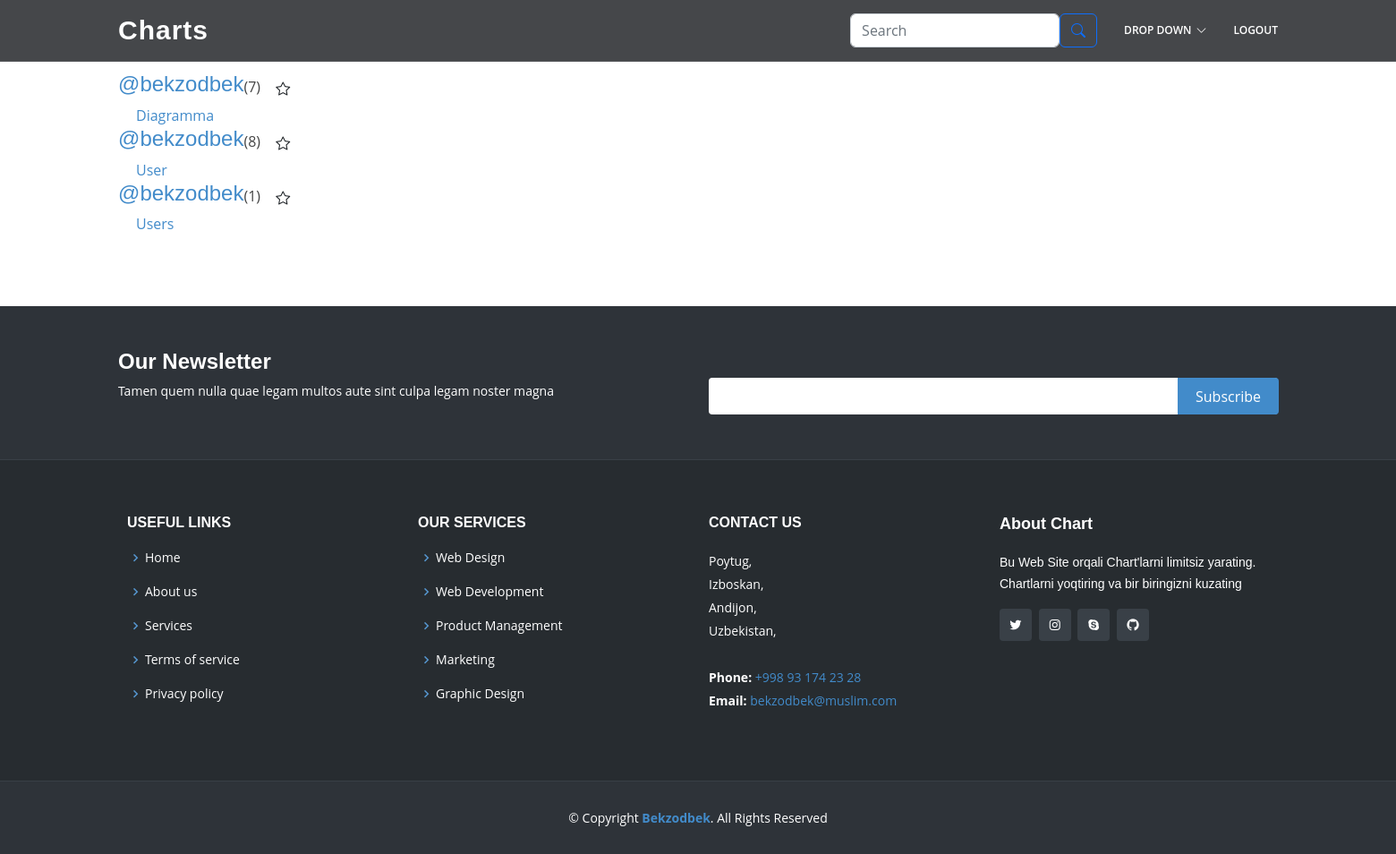
The app's page / (signed in), older data.
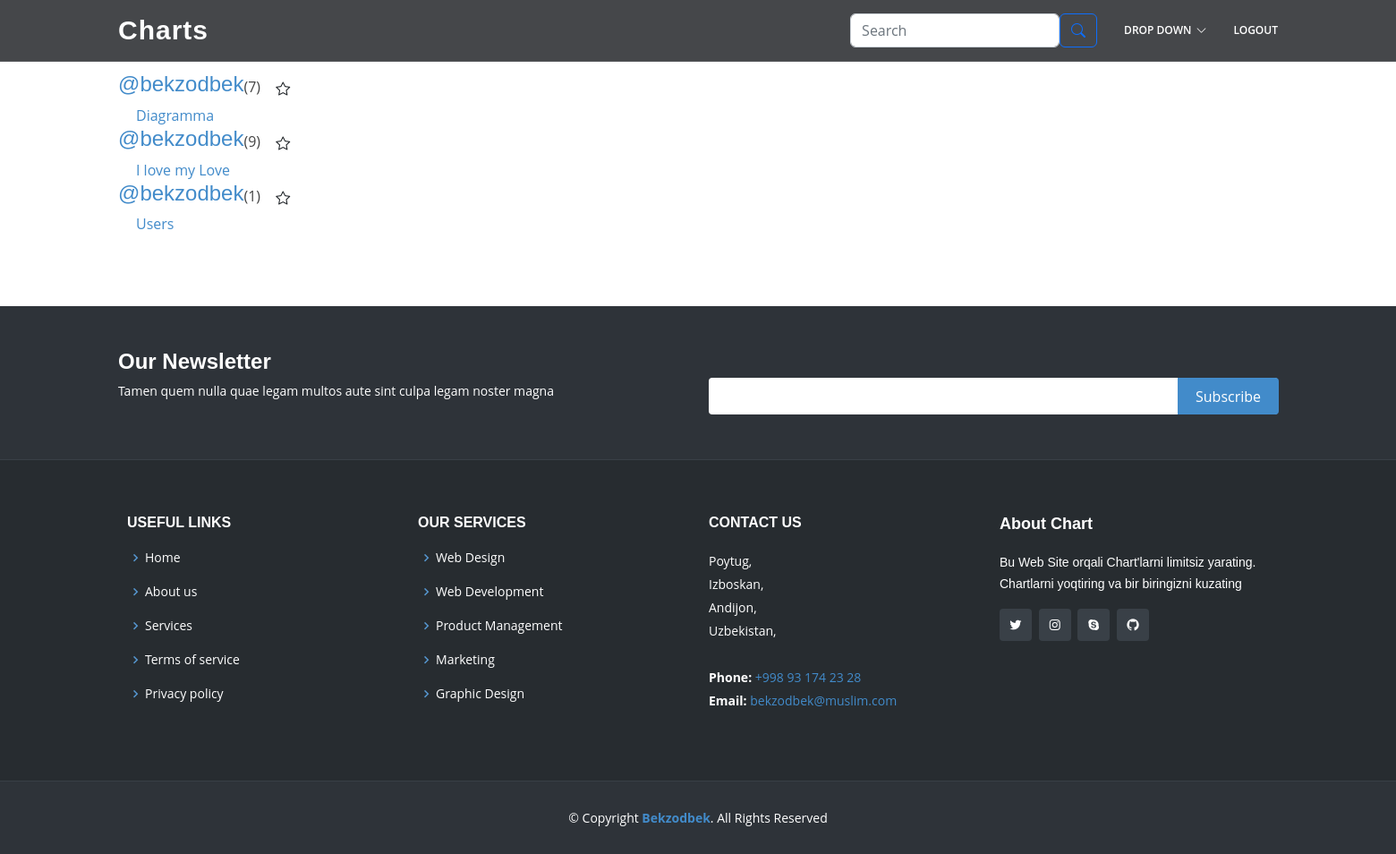
The same page, newer data.
### chart/models.py (models this page shows, shortened)
class Chart(models.Model):
    PIE = "Pie"
    COLUMN = "Column"
    CHART_CHOICES = [
        (PIE, "Pie Chart"),
        (COLUMN, "Column Chart")
    ]
    pin = models.BooleanField(default=False)
    author = models.ForeignKey(MyUser, on_delete=models.CASCADE,related_name='chart' )
    name = models.CharField(max_length=150)
    slug = models.SlugField(unique=True)
    caption = models.TextField(max_length=700)
    created_on = models.DateTimeField(("date joined"), default=timezone.now)
    chart_type = models.CharField(max_length=15,choices=CHART_CHOICES, default=PIE)

class MyUser(AbstractUser):
    is_organiser = models.BooleanField(default=False)
    is_agent = models.BooleanField(default=False)
    following = models.ManyToManyField("self", blank=True, related_name="followers", symmetrical=False)
    like = models.ManyToManyField("Chart", related_name="likee", symmetrical=False)
    email_confirmed = models.BooleanField(default=False)

### chart/views.py (the view)
# urls.py: path('', home, name="home"),
def home(request):
    charts_count = Chart.objects.count()
    user_count = User.objects.count()
    date_joined_count = User.objects.filter(date_joined__date=timezone.now()-timezone.timedelta(0)).count()
    users = User.objects.all().order_by('-id')[:date_joined_count]
    elem_count = Element.objects.count()
    following_actions = None
    if request.user.is_authenticated:
        user = get_object_or_404(User, username=request.user)
        following_actions = user.followers.all().order_by('-id')[:15]
    contact = ContactUsForm()
    if request.method == "POST":
        contact = ContactUsForm(request.POST)
        if contact.is_valid():
            contact.save()
            return redirect('app:home')
    context = {
        "charts_count":charts_count,
        "user_count":user_count,
        "elem_count":elem_count,
        "following_actions":following_actions,
        "users":users,
        "contact":contact,
    }
    return render(request, 'pages/home.html', context)

### chart/forms.py
class ContactUsForm(forms.ModelForm):
    class Meta:
        model = ContactUs
        fields = ["name", "email", "subject", "message"]

### templates/pages/home.html (shortened to what this page needs)
{% extends 'layout/base.html' %}
{% block content %}
{% if request.user.is_authenticated %}
{% include 'includes/inner.html' %}
{% endif %}
{% endblock content %}

### templates/layout/base.html (shortened to what this page needs)
<!DOCTYPE html>
{% load static %}
<html lang="en">
<head>
    <link href="{% static 'assets/vendor/animate.css/animate.min.css' %}" rel="stylesheet">
    <link href="{% static 'assets/vendor/bootstrap/css/bootstrap.min.css' %}" rel="stylesheet">
    <link href="{% static 'assets/vendor/bootstrap-icons/bootstrap-icons.css' %}" rel="stylesheet">
    <link href="{% static 'assets/vendor/boxicons/css/boxicons.min.css' %}" rel="stylesheet">
    <link href="{% static 'assets/vendor/glightbox/css/glightbox.min.css' %}" rel="stylesheet">
    <link href="{% static 'assets/vendor/remixicon/remixicon.css' %}" rel="stylesheet">
    <link href="{% static 'assets/vendor/swiper/swiper-bundle.min.css' %}" rel="stylesheet">
    <link href="{% static 'assets/css/style.css' %}" rel="stylesheet">
    <link href="{% static 'css/style.css' %}" rel="stylesheet">
</head>
<body>
    {% include 'includes/header.html' %}
    {% block content %}
    {% endblock content %}
    {% include 'includes/footer.html' %}
</body>
</html>

### templates/includes/header.html (shortened to what this page needs)
<header id="header" class="fixed-top header-inner-pages">
    <div class="container d-flex align-items-center justify-content-between">
        <h1 class="logo"><a href="{% url 'app:home' %}">Charts</a></h1>
        <nav id="navbar" class="navbar">
            <ul>
                <form action="{% url 'app:results' %}" class="d-flex">
                    <input type="text" name="q" class="form-control" placeholder="Search" value="{{ search }}" minlength="3" maxlength="32">
                    <button class="btn btn-outline-primary bi bi-search" type="submit"></button>
                </form>
                <li class="dropdown"><a href="#"><span>Drop Down</span> <i class="bi bi-chevron-down"></i></a>
                </li>
                {% if request.user.is_authenticated %}
                <li><a class="nav-link scrollto" href="{% url 'app:logout' %}">LogOut</a></li>
                {% endif %}
            </ul>
        </nav>
    </div>
</header>

### templates/includes/inner.html (shortened to what this page needs)
<main id="main">
    <section class="inner-page">
      <div class="container">
        <div class=" d-flex">
          <div class="col-xl-10">
            {% for following in following_actions %}
            {% for chart in following.chart.all %}
            <div class="d-flex">
              <div>
                <h4><a style="text-decoration: none;" href="{% url 'app:profile' chart.author.username %}">@{{ chart.author.username }}</a></h4>
            <a style="margin-left: 20px;" href="{% url 'app:chart' chart.slug %}">{{ chart.name }}</a>
              </div>
            <form action="{% url 'app:like' chart.slug %}">
              ({{ chart.likee.count }})
              <button type="submit" class="btn btn">
                  {% if chart in request.user.like.all %}
                  <i class="bi bi-star text-danger"></i>
                  {% else %}
                  <i class="bi bi-star"></i>
                  {% endif %}
              </button>
          </form>
            </div>
            {% endfor %}
            {% endfor %}
          </div>
          <div class="col-xl-10">
          </div>
        </div>
    </section>
  </main>

### templates/includes/footer.html (shortened to what this page needs)
<footer id="footer">
    <div class="footer-newsletter">
        <div class="container">
            <div class="row">
                <div class="col-lg-6">
                    <h4>Our Newsletter</h4>
                    <p>Tamen quem nulla quae legam multos aute sint culpa legam noster magna</p>
                </div>
                <div class="col-lg-6">
                    <form action="" method="post">
                        <input type="email" name="email"><input type="submit" value="Subscribe">
                    </form>
                </div>
            </div>
        </div>
    </div>
    <div class="footer-top">
        <div class="container-fluid">
            <div class="row justify-content-center">
                <div class="col-xl-10">
                    <div class="row">
                        <div class="col-lg-3 col-md-6 footer-links">
                            <h4>Useful Links</h4>
                            <ul>
                                <li><i class="bx bx-chevron-right"></i> <a href="#">Home</a></li>
                                <li><i class="bx bx-chevron-right"></i> <a href="#">About us</a></li>
                                <li><i class="bx bx-chevron-right"></i> <a href="#">Services</a></li>
                                <li><i class="bx bx-chevron-right"></i> <a href="#">Terms of service</a></li>
                                <li><i class="bx bx-chevron-right"></i> <a href="#">Privacy policy</a></li>
                            </ul>
                        </div>
                        <div class="col-lg-3 col-md-6 footer-links">
                            <h4>Our Services</h4>
                            <ul>
                                <li><i class="bx bx-chevron-right"></i> <a href="#">Web Design</a></li>
                                <li><i class="bx bx-chevron-right"></i> <a href="#">Web Development</a></li>
                                <li><i class="bx bx-chevron-right"></i> <a href="#">Product Management</a></li>
                                <li><i class="bx bx-chevron-right"></i> <a href="#">Marketing</a></li>
                                <li><i class="bx bx-chevron-right"></i> <a href="#">Graphic Design</a></li>
                            </ul>
                        </div>
                        <div class="col-lg-3 col-md-6 footer-contact">
                            <h4>Contact Us</h4>
                            <p>
                                Poytug, <br>
                                Izboskan,<br>
                                Andijon, <br>
                                Uzbekistan, <br> <br>
                                <strong>Phone:</strong> <a href="tel:+998931742328">+998 93 174 23 28</a><br>
                                <strong>Email:</strong> <a href="mailto:bekzodbek@muslim.com">bekzodbek@muslim.com</a><br>
                            </p>
                        </div>
                        <div class="col-lg-3 col-md-6 footer-info">
                            <h3>About Chart</h3>
                            <p>Bu Web Site orqali Chart'larni limitsiz yarating. Chartlarni yoqtiring va bir biringizni kuzating
                            </p>
                            <div class="social-links mt-3">
                                <a target="_blank" href="https://twitter.com/webdev06" class="twitter"><i class="bx bxl-twitter"></i></a>
                                <a target="_blank" href="https://instagram.com/aristocratdev_" class="instagram"><i class="bx bxl-instagram"></i></a>
                                <a target="_blank" href="https://join.skype.com/invite/BWsdY6jMtYVK" class="google-plus"><i class="bx bxl-skype"></i></a>
                                <a target="_blank" href="https://github.com/bekzodbek2006" class="github"><i class="bx bxl-github"></i></a>
                            </div>
                        </div>
                    </div>
                </div>
            </div>
        </div>
    </div>
    <div class="container">
        <div class="copyright">
            &copy; Copyright <strong><a target="_blank" href="https://github.com/single-dev">Bekzodbek</a></strong>. All Rights
            Reserved
        </div>
    </div>
</footer>

### static/assets/css/style.css (style rules this page uses)
body { font-family: "Open Sans", sans-serif; color: #444444; }
a { color: #428bca; text-decoration: none; }
h1, h2, h3, h4, h5, h6 { font-family: "Raleway", sans-serif; }
#header { transition: all 0.5s; z-index: 997; padding: 15px 0; border-bottom: 1px solid rgba(255, 255, 255, 0.1); }
#header.header-scrolled, #header.header-inner-pages { background: rgba(23, 26, 29, 0.8); }
#header .logo { font-size: 30px; margin: 0; padding: 0; line-height: 1; font-weight: 600; letter-spacing: 1px; font-family: "Poppins", sans-serif; }
#header .logo a { color: #fff; }
.navbar { padding: 0; }
.navbar ul { margin: 0; padding: 0; display: flex; list-style: none; align-items: center; }
.navbar li { position: relative; }
.navbar a, .navbar a:focus { display: flex; align-items: center; justify-content: space-between; padding: 10px 0 10px 30px; text-transform: uppercase; font-size: 12px; font-weight: 600; color: #fff; white-space: nowrap; transition: 0.3s; }
.navbar a i, .navbar a:focus i { font-size: 12px; line-height: 0; margin-left: 5px; }
section { padding: 80px 0; }
#footer { background: #2e3339; padding: 0 0 30px 0; color: #fff; font-size: 14px; }
#footer .footer-newsletter { padding: 50px 0; background: #2e3339; }
#footer .footer-newsletter h4 { font-size: 24px; margin: 0 0 10px 0; padding: 0; line-height: 1; font-weight: 600; }
#footer .footer-newsletter form { margin-top: 30px; background: #fff; padding: 6px 10px; position: relative; border-radius: 4px; }
#footer .footer-newsletter form input[type=email] { border: 0; padding: 4px; width: calc(100% - 100px); }
#footer .footer-newsletter form input[type=submit] { position: absolute; top: -3px; right: -4px; bottom: -3px; border: 0; background: none; font-size: 16px; padding: 0 20px 0 20px; margin: 3px; background: #428bca; color: #fff; transition: 0.3s; border-radius: 0 4px 4px 0; }
#footer .footer-top { background: #272c30; border-top: 1px solid #394047; border-bottom: 1px solid #394047; padding: 60px 0 30px 0; }
#footer .footer-top .footer-info { margin-bottom: 30px; }
#footer .footer-top .footer-info h3 { font-size: 18px; margin: 0 0 20px 0; padding: 2px 0 2px 0; line-height: 1; font-weight: 700; }
#footer .footer-top .footer-info p { font-size: 14px; line-height: 24px; margin-bottom: 0; font-family: "Raleway", sans-serif; color: #fff; }
#footer .footer-top .social-links a { font-size: 16px; display: inline-block; background: #394047; color: #fff; line-height: 1; padding: 10px 0; margin-right: 4px; border-radius: 4px; text-align: center; width: 36px; height: 36px; transition: 0.3s; }
#footer .footer-top h4 { font-size: 16px; font-weight: bold; color: #fff; text-transform: uppercase; position: relative; padding-bottom: 12px; }
#footer .footer-top .footer-links { margin-bottom: 30px; }
#footer .footer-top .footer-links ul { list-style: none; padding: 0; margin: 0; }
#footer .footer-top .footer-links ul i { padding-right: 2px; color: #5697d0; font-size: 18px; line-height: 1; }
#footer .footer-top .footer-links ul li { padding: 10px 0; display: flex; align-items: center; }
#footer .footer-top .footer-links ul li:first-child { padding-top: 0; }
#footer .footer-top .footer-links ul a { color: #fff; transition: 0.3s; display: inline-block; line-height: 1; }
#footer .footer-top .footer-contact { margin-bottom: 30px; }
#footer .footer-top .footer-contact p { line-height: 26px; }
#footer .copyright { text-align: center; padding-top: 30px; }

### static/css/style.css (style rules this page uses)
* { margin: 0; padding: 0; box-sizing: border-box; }

Row changes from the older to the newer data that the page shows:
changed Chart: name "User" → "I love my Love"; likee.count "8" → "9"
